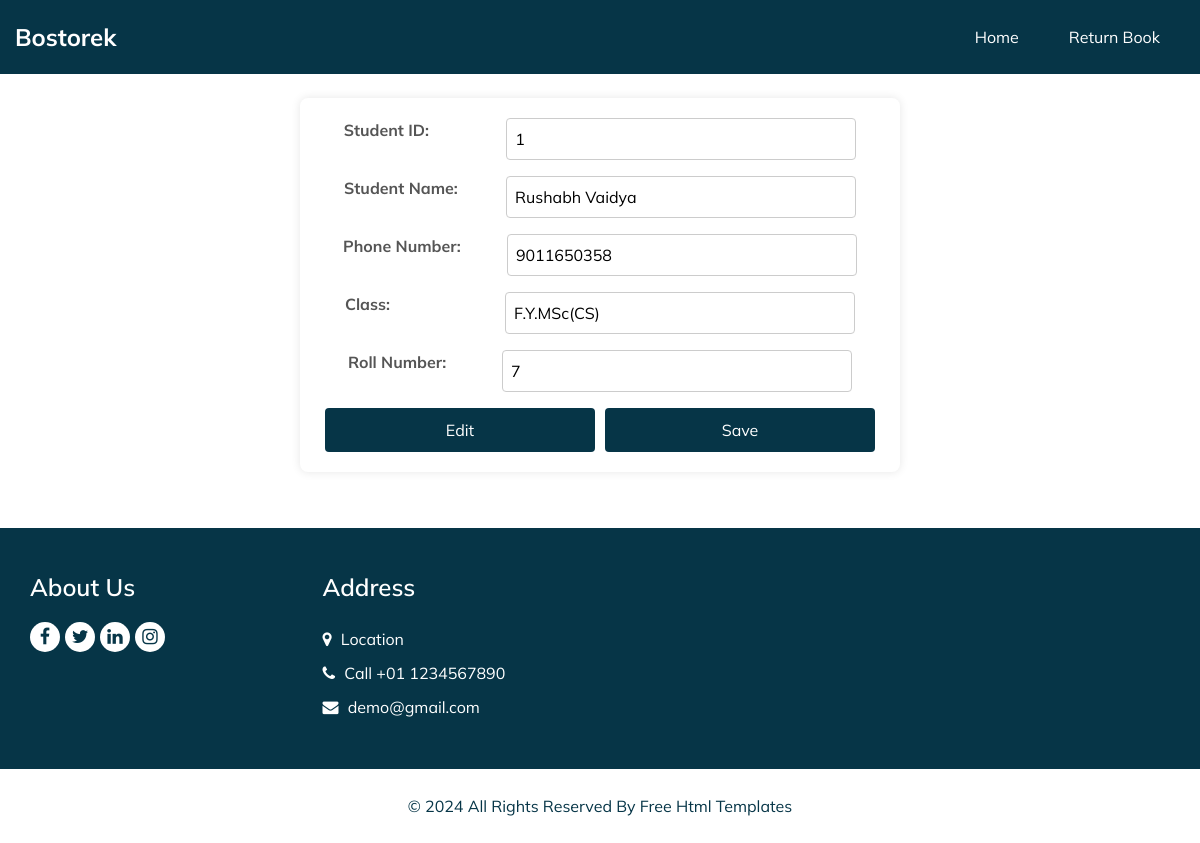
Page /studentDetails/1/ on the committed database.
### app/models.py (models this page shows, shortened)
class student(models.Model):
    student_id = models.IntegerField(primary_key=True)
    student_name = models.CharField(max_length=50)
    phone = models.IntegerField()
    class_dept = models.CharField(max_length=100)
    roll_no = models.IntegerField()

### app/views.py (the view)
# urls.py: path('studentDetails/<int:student_id>/', studentDetails, name='studentDetails'),
def studentDetails(request, student_id):
    student_obj = student.objects.filter(student_id=student_id).values()
    return render(request, 'students.html', {'student': student_obj})

### templates/students.html (shortened to what this page needs)
<!DOCTYPE html>
<html>
<head>
  {% load static %}
  <link rel="stylesheet" type="text/css" href="static/css/bootstrap.css" />
  <link href="static/css/font-awesome.min.css" rel="stylesheet" />
  <link href="static/css/style.css" rel="stylesheet" />
  <link href="static/css/responsive.css" rel="stylesheet" />
</head>
<body class="sub_page">
  <div class="hero_area">
    <header class="header_section">
      <div class="container-fluid">
        <nav class="navbar navbar-expand-lg custom_nav-container ">
          <a class="navbar-brand" href="index.html">
            <span>
              Bostorek
            </span>
          </a>
          <div class="collapse navbar-collapse" id="navbarSupportedContent">
            <ul class="navbar-nav">
              <li class="nav-item">
                <a class="nav-link pl-lg-0" href="{% url 'home' %}">Home </a>
              </li>
              <li class="nav-item">
                <a class="nav-link" href="{% url 'callReturn' %}">Return Book</a>
              </li>
            </ul>
          </div>
        </nav>
      </div>
    </header>
  </div><br>
  <main>
    <div class="add-stud">
      <form class="stud-registration-form" method="POST" action="{% url 'updateStudent' %}">
        <div class="button-container">
          <label for="stud_id" style="margin-right: 30px;"><b>Student ID:</b></label>
          {% for x in student %}
          <input type="text" id="stud_id" name="stud_id" value="{{ x.student_id }}"  required readonly>
          {% endfor %}
        </div>
        <div class="button-container">
          <label for="stud_name"><b>Student Name:</b></label>
          {% for x in student %}
          <input type="text" id="stud_name" name="stud_name" value="{{ x.student_name }}"  required readonly>
          {% endfor %}
        </div>
        {% for x in student %}
        <div class="button-container">
          <label for="phone"><b>Phone Number:</b></label>
          <input type="number" id="phone" name="phone" value="{{ x.phone }}" required readonly>
        </div>
        {% endfor %}
        {% for x in student %}
        <div class="button-container">
          <label for="class" style="margin-right: 65px;"><b>Class:</b></label>
          <input type="text" id="class" name="class" value="{{ x.class_dept }}" required readonly>
        </div>
        {% endfor %}
        {% for x in student %}
        <div class="button-container">
          <label for="roll"><b>Roll Number:</b></label>
          <input type="number" id="roll" name="roll" value="{{ x.roll_no }}" required readonly>
        </div>
        {% endfor %}
        <div class="button-container">
          <button type="button" id="edit-btn">Edit</button>
          <button type="button" id="btn-save">Save</button>
        </div>
      </form>
    </div><br><br>
  </main>
  <section class="info_section layout_padding2">
    <div class="container">
      <div class="row">
        <div class="col-md-6 col-lg-3 info-col">
          <div class="info_detail">
            <h4>
              About Us
            </h4>
            <div class="info_social">
              <a href="">
                <i class="fa fa-facebook" aria-hidden="true"></i>
              </a>
              <a href="">
                <i class="fa fa-twitter" aria-hidden="true"></i>
              </a>
              <a href="">
                <i class="fa fa-linkedin" aria-hidden="true"></i>
              </a>
              <a href="">
                <i class="fa fa-instagram" aria-hidden="true"></i>
              </a>
            </div>
          </div>
        </div>
        <div class="col-md-6 col-lg-3 info-col">
          <div class="info_contact">
            <h4>
              Address
            </h4>
            <div class="contact_link_box">
              <a href="">
                <i class="fa fa-map-marker" aria-hidden="true"></i>
                <span>
                  Location
                </span>
              </a>
              <a href="">
                <i class="fa fa-phone" aria-hidden="true"></i>
                <span>
                  Call +01 1234567890
                </span>
              </a>
              <a href="">
                <i class="fa fa-envelope" aria-hidden="true"></i>
                <span>
                  demo@gmail.com
                </span>
              </a>
            </div>
          </div>
        </div>
      </div>
    </div>
  </section>
  <footer class="footer_section">
    <div class="container">
      <p>
        &copy; <span id="displayYear"></span> All Rights Reserved By
        <a href="https://html.design/">Free Html Templates</a>
      </p>
    </div>
  </footer>
</body>
</html>

### app/static/css/style.css (style rules this page uses)
body { font-family: 'Mulish', sans-serif; color: #0c0c0c; background-color: #ffffff; overflow-x: hidden; }
.layout_padding2 { padding: 75px 0; }
a, a:hover, a:focus { text-decoration: none; }
.hero_area { position: relative; min-height: 100vh; display: -webkit-box; display: -ms-flexbox; display: flex; -webkit-box-orient: vertical; -webkit-box-direction: normal; -ms-flex-direction: column; flex-direction: column; }
.sub_page .hero_area { min-height: auto; }
.header_section { background-color: #063547; padding: 15px 0; }
.navbar-brand { padding: 0; margin: 0; color: #000000; font-size: 24px; font-weight: bold; }
.navbar-brand span { color: #ffffff; }
.custom_nav-container { padding: 0; }
.custom_nav-container .navbar-nav { margin-left: auto; }
.custom_nav-container .navbar-nav .nav-item .nav-link { padding: 10px 25px; color: #ffffff; text-align: center; }
.info_section { background-color: #063547; color: #ffffff; padding: 45px 0 15px 0; }
.info_section h4 { font-weight: 600; margin-bottom: 20px; }
.info_section .info-col { margin-bottom: 30px; }
.info_section .info_contact .contact_link_box { display: -webkit-box; display: -ms-flexbox; display: flex; -webkit-box-orient: vertical; -webkit-box-direction: normal; -ms-flex-direction: column; flex-direction: column; }
.info_section .info_contact .contact_link_box a { margin: 5px 0; color: #ffffff; }
.info_section .info_contact .contact_link_box a i { margin-right: 5px; }
.info_section .info_social { display: -webkit-box; display: -ms-flexbox; display: flex; margin-top: 20px; margin-bottom: 10px; }
.info_section .info_social a { display: -webkit-box; display: -ms-flexbox; display: flex; -webkit-box-pack: center; -ms-flex-pack: center; justify-content: center; -webkit-box-align: center; -ms-flex-align: center; align-items: center; color: #063547; width: 30px; height: 30px; border-radius: 100%; background-color: #ffffff; border-radius: 100%; margin-right: 5px; font-size: 18px; }
.footer_section { position: relative; background-color: #ffffff; text-align: center; }
.footer_section p { color: #063547; padding: 25px 0; margin: 0; }
.footer_section p a { color: inherit; }
.add-stud { width: 100%; max-width: 400px; margin: 0 auto; }
.stud-registration-form { background-color: #ffffff; padding: 20px; border-radius: 8px; box-shadow: 0 0 10px rgba(0, 0, 0, 0.1); }
label { display: block; margin-bottom: 8px; color: #555555; }
input ,select { width: 100%; padding: 8px; margin-bottom: 16px; box-sizing: border-box; border: 1px solid #cccccc; border-radius: 4px; }
button { width: 100%; padding: 10px; background-color: #4caf50; color: #ffffff; border: none; border-radius: 4px; cursor: pointer; }

### app/static/css/responsive.css (style rules this page uses)
@media (min-width: 1200px) { .container { max-width: 1170px; } }

### templates/students.html (style rules this page uses)
.button-container { display: flex; justify-content: space-around; }
.button-container button { margin: 0 5px; }
.stud-registration-form { margin-left: -100px; width: 600px; }
.stud-registration-form input { width: 350px; }
button { background-color: #063547; }

### rows in the picture
student: stud_id "1", stud_name "Rushabh Vaidya", phone "9011650358", class "F.Y.MSc(CS)", roll "7"
